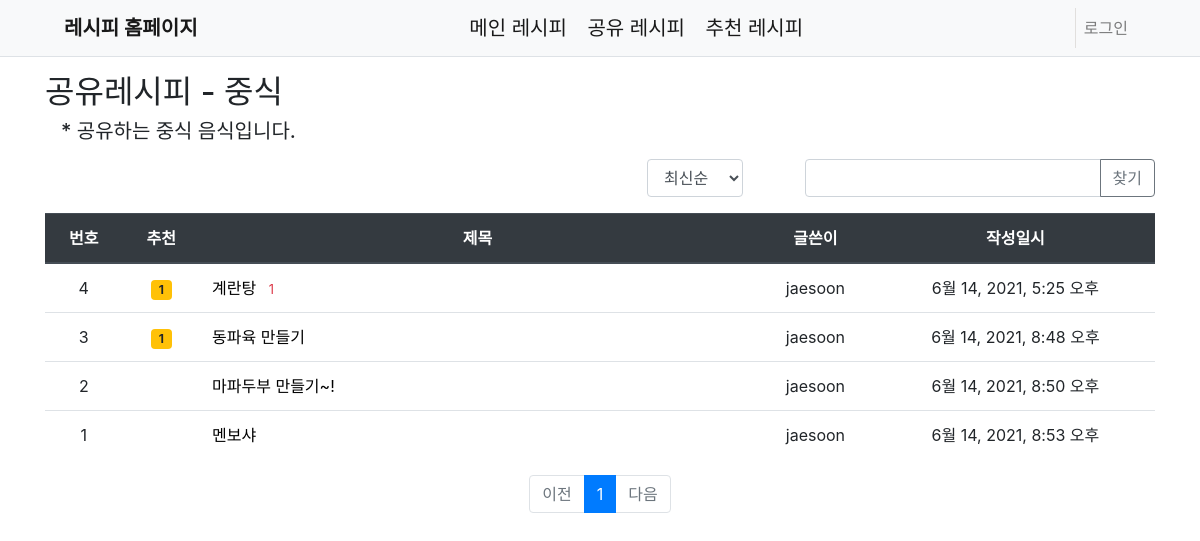
The page /share_recipe/chinese/ on the database its author committed.
### share_recipe/models.py (models this page shows, shortened)
class share_recipe(models.Model):
    subject = models.CharField(max_length=200)
    menu = models.CharField(choices=menu_Choice, max_length = 10)
    material = models.TextField()
    how_Make = models.TextField()
    create_date = models.DateTimeField()
    author = models.ForeignKey(User, on_delete = models.CASCADE, related_name = 'author_recipe')
    modify_date = models.DateTimeField(null=True, blank=True)
    voter = models.ManyToManyField(User, related_name = 'voter_recipe')

### share_recipe/views/recipe_list_views.py (the view, shortened to what this page needs)
# urls.py: path('chinese/', recipe_list_views.chinese, name = 'chinese'),
def chinese(request):
    page = request.GET.get('page', '1')
    kw = request.GET.get('kw', '')
    so = request.GET.get('so', 'recent')  # 정렬기준
    if so == 'recommend':
        chinese_share_recipe = share_recipe.objects.annotate(num_voter=Count('voter')).filter(
            menu__contains='중식').order_by('-num_voter', '-create_date')
    elif so == 'popular':
        chinese_share_recipe = share_recipe.objects.annotate(num_answer=Count('answer')).filter(
            menu__contains='중식').order_by('-num_answer', '-create_date')
    else:  # recent
        chinese_share_recipe = share_recipe.objects.filter(menu__contains='중식')
    paginator = Paginator(chinese_share_recipe, 5)
    page_obj = paginator.get_page(page)
    context = {'recipe_list': page_obj, 'page': page, 'kw': kw, 'so': so}
    return render(request, 'share/chinese_recipe_list.html', context)

### share_recipe/templatetags/share_filter.py (called while the page is built)
@register.filter
def sub(value, arg):
    return value-arg

### templates/share/chinese_recipe_list.html (shortened to what this page needs)
{% extends 'base.html' %}
{% load share_filter %}
{% block content %}
<div class="container my-3">
    <h2 class="banner">공유레시피 - 중식<br></h2>
    <h3 class="sub" style="font-size:20px;"> * 공유하는 중식 음식입니다.</h3>
    <div class="row justify-content-end my-3">
        <div class="col-2">
            <select class="form-control so">
                <option value="recent" {% if so == 'recent' %}selected{% endif %}>최신순</option>
            </select>
        </div>
        <div class="col-4 input-group">
            <input type="text" class="form-control kw" value="{{ kw|default_if_none:'' }}">
            <div class="input-group-append">
                <button class="btn btn-outline-secondary" type="button" id="btn_search">찾기</button>
            </div>
        </div>
    </div>
    <table class="table">
        <thead>
        <tr class="text-center thead-dark">
            <th>번호</th>
            <th>추천</th>
            <th style = "width:50%">제목</th>
            <th>글쓴이</th>
            <th>작성일시</th>
        </tr>
        </thead>
        <tbody>
        {% if recipe_list %}
        {% for recipe in recipe_list %}
        <tr class = "text-center">
            <td>{{ recipe_list.paginator.count|sub:recipe_list.start_index|sub:forloop.counter0|add:1 }}</td>
            <td>
            {% if recipe.voter.all.count > 0 %}
            <span class="badge badge-warning px-2 py-1">{{ recipe.voter.all.count }}</span>
            {% endif %}
            </td>
            <td class = "text-left">
                <a href="{% url 'share:recipe_detail' recipe.id %}">
                    {{ recipe.subject }}
                    {% if recipe.answer_set.count > 0 %}
                    <span class = "text-danger small ml-2">
                        {{ recipe.answer_set.count }}
                    </span>
                    {% endif %}
                </a>
            </td>
            <td>{{ recipe.author.username }}</td>
            <td>{{ recipe.create_date }}</td>
        </tr>
        {% endfor %}
        {% else %}
        <tr>
            <td colspan="3">레시피가 없습니다.</td>
        </tr>
        {% endif %}
        </tbody>
    </table>
    <ul class="pagination justify-content-center">
        {% if recipe_list.has_previous %}
        <li class="page-item">
            <a class="page-link" data-page="{{ recipe_list.previous_page_number }}" href="#">이전</a>
        </li>
        {% else %}
        <li class="page-item disabled">
            <a class="page-link" tabindex="-1" aria-disabled="true" href="#">이전</a>
        </li>
        {% endif %}
        {% for page_number in recipe_list.paginator.page_range %}
        {% if page_number >= recipe_list.number|add:-5 and page_number <= recipe_list.number|add:5 %}
            {% if page_number == recipe_list.number %}
            <li class="page-item active" aria-current="page">
                <a class="page-link" data-page="{{ page_number }}" href="#">{{ page_number }}</a>
            </li>
            {% else %}
            <li class="page-item">
                <a class="page-link" data-page="{{ page_number }}" href="#">{{ page_number }}</a>
            </li>
            {% endif %}
        {% endif %}
        {% endfor %}
        {% if recipe_list.has_next %}
        <li class="page-item">
            <a class="page-link" data-page="{{ recipe_list.next_page_number }}" href="#">다음</a>
        </li>
        {% else %}
        <li class="page-item disabled">
                <a class="page-link" tabindex="-1" aria-disabled="true" href="#">다음</a>
        </li>
        {% endif %}
    </ul>
</div>
{% endblock %}

### static/style.css (style rules this page uses)
.banner { margin-bottom:0.5rem; }
.sub { border: none; margin-left:1rem; }

### rows shown on the page
share_recipe: paginator.count|sub "4", voter.all.count "1", subject "계란탕", answer_set.count "1", author.username "jaesoon", create_date "6월 14, 2021, 5:25 오후"
share_recipe: paginator.count|sub "3", voter.all.count "1", subject "동파육 만들기", author.username "jaesoon", create_date "6월 14, 2021, 8:48 오후"
share_recipe: paginator.count|sub "2", subject "마파두부 만들기~!", author.username "jaesoon", create_date "6월 14, 2021, 8:50 오후"
share_recipe: paginator.count|sub "1", subject "멘보샤", author.username "jaesoon", create_date "6월 14, 2021, 8:53 오후"

### other values the page prints
{{ page_number }} "1"
